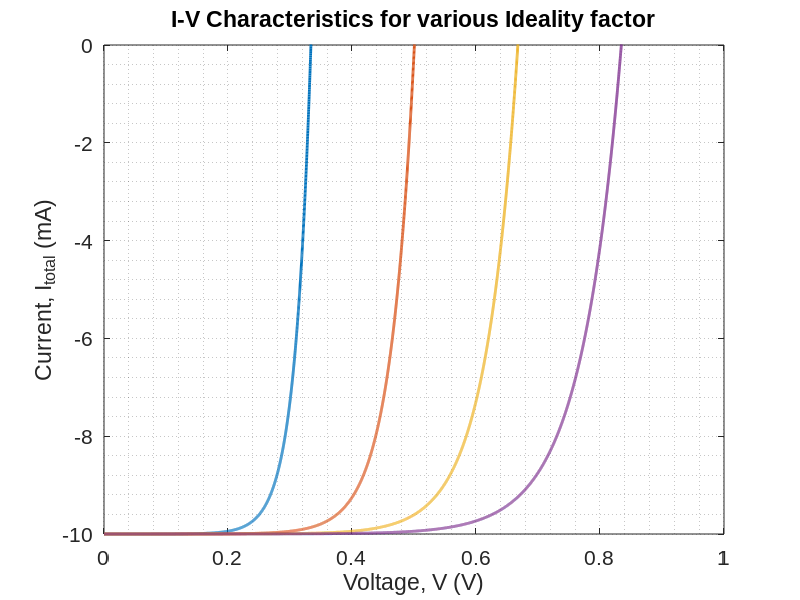

Source code (MATLAB): (Note: this script raises an error after producing the figure.)
clc;
clearvars;
close all;

set(0, 'DefaultAxesFontName', 'Arial');
set(0, 'DefaultAxesFontSize', 15);
%%
e   = 1.6e-19;
T   = 300;                              % K
Io  = 25e-9;                            % A
kb  = 1.38e-23;
K   = 10e-3/500;
Irr = 500;                              % W/m^2

n   = linspace(1,2.5,4);                % ideality factor
V   = 0:0.0001:1;                      % voltage

Iph = K*Irr;

%% I-V Characteristics

figure(1)
V_oc  = zeros(1,length(n)); % Initialization
I_sc  = zeros(1,length(n));
P_max = zeros(1,length(n));
R_opt = zeros(1,length(n));
FF    = zeros(1,length(n));

for i = 1:length(n)

    I_total = -Iph + Io.*(exp((e.*V)./(n(i).*kb*T))-1);
    P = (-I_total).*V;

    V_oc(i) = V(find(I_total<=0,1,'last'));
    I_sc(i) = Iph;

    P_max(i) = max(P);

    R_opt(i) = abs(V(P==P_max(i))/I_total(P==P_max(i))); %V/I at Pmax
    FF(i) = P_max(i)/(V_oc(i)*I_sc(i));

    plot(V,I_total*1e3,'linewidth',2);
    hold on;

end

xlabel('Voltage, V (V)')
ylabel('Current, I_{total} (mA)')
grid minor;
title("I-V Characteristics for various Ideality factor")

ylim([-10 0]);
legend("n ="+num2str(n(:)),"Location","best")

legend box off
saveas(gcf, 'C:\SPB_Data\EEE460_Jan2024_byakc\EXP5_BYAKC\reportprepare\task3_IVcharac_forVarious_Idealityfactor_SiSolarCell.png');
%% Voc vs n

figure(2)
plot(n,V_oc,'linewidth',2);

xlabel('Ideality Factor, n')
ylabel('V_{oc} (V)')
grid minor;
title("V_{oc} vs Ideality Factor")
saveas(gcf, 'C:\SPB_Data\EEE460_Jan2024_byakc\EXP5_BYAKC\reportprepare\task3_Voc_vs_Idealityfactor_SiSolarCell.png');
%% Isc vs n

figure(3)
plot(n,-I_sc*1e3,'linewidth',2);

xlabel('Ideality Factor, n')
ylabel('I_{sc} (mA)')
grid minor;
title("I_{sc} vs Ideality Factor")
saveas(gcf, 'C:\SPB_Data\EEE460_Jan2024_byakc\EXP5_BYAKC\reportprepare\task3_IscvsIdealityfactor_SiSolarCell.png');
%% Pmax vs n

figure(4)
plot(n,P_max*1e3,'linewidth',2);
hold on;

xlabel('Ideality Factor, n')
ylabel('P_{max} (mW)')
grid minor;
title("P_{max} vs Ideality Factor");
saveas(gcf, 'C:\SPB_Data\EEE460_Jan2024_byakc\EXP5_BYAKC\reportprepare\task3_Pmax_vs_Idealityfactor_SiSolarCell.png');
%% Ropt vs n

figure(5)
plot(n,R_opt,'linewidth',2);
xlabel('Ideality Factor, n')
ylabel('Optimum Load Resistance, R_{opt} (\Omega)')
grid minor;
title("Optimum Load Resistance vs Ideality Factor of Si Solar Cell")
saveas(gcf, 'C:\SPB_Data\EEE460_Jan2024_byakc\EXP5_BYAKC\reportprepare\task3_Ropt_vs_n_SiSolarCell.png');
%% FF vs n

figure(6)
plot(n,FF,'linewidth',2);
xlabel('Ideality Factor, n')
ylabel('Fill Factor, FF')
grid minor;
title("Fill factor vs Ideality Factor of Si Solar Cell")
saveas(gcf, 'C:\SPB_Data\EEE460_Jan2024_byakc\EXP5_BYAKC\reportprepare\task3_FillFactorvsIdealityfactor_SiSolarCell.png');
